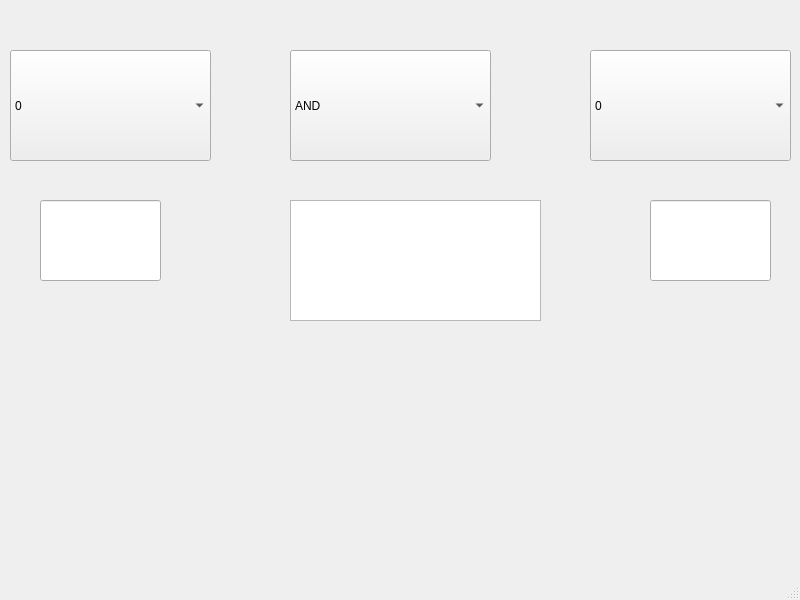
<?xml version="1.0" encoding="UTF-8"?>
<ui version="4.0">
 <class>MainWindow</class>
 <widget class="QMainWindow" name="MainWindow">
  <property name="geometry">
   <rect>
    <x>0</x>
    <y>0</y>
    <width>800</width>
    <height>600</height>
   </rect>
  </property>
  <property name="windowTitle">
   <string>MainWindow</string>
  </property>
  <widget class="QWidget" name="centralwidget">
   <widget class="QComboBox" name="operand1">
    <property name="geometry">
     <rect>
      <x>10</x>
      <y>50</y>
      <width>201</width>
      <height>111</height>
     </rect>
    </property>
    <item>
     <property name="text">
      <string>0</string>
     </property>
    </item>
    <item>
     <property name="text">
      <string>1</string>
     </property>
    </item>
   </widget>
   <widget class="QComboBox" name="operand2">
    <property name="geometry">
     <rect>
      <x>290</x>
      <y>50</y>
      <width>201</width>
      <height>111</height>
     </rect>
    </property>
    <item>
     <property name="text">
      <string>AND</string>
     </property>
    </item>
    <item>
     <property name="text">
      <string>OR</string>
     </property>
    </item>
    <item>
     <property name="text">
      <string>&lt;=&gt;</string>
     </property>
    </item>
    <item>
     <property name="text">
      <string>=&gt;</string>
     </property>
    </item>
    <item>
     <property name="text">
      <string>XOR</string>
     </property>
    </item>
    <item>
     <property name="text">
      <string>NOT</string>
     </property>
    </item>
   </widget>
   <widget class="QComboBox" name="operand3">
    <property name="geometry">
     <rect>
      <x>590</x>
      <y>50</y>
      <width>201</width>
      <height>111</height>
     </rect>
    </property>
    <item>
     <property name="text">
      <string>0</string>
     </property>
    </item>
    <item>
     <property name="text">
      <string>1</string>
     </property>
    </item>
   </widget>
   <widget class="QTextEdit" name="Result">
    <property name="geometry">
     <rect>
      <x>290</x>
      <y>200</y>
      <width>251</width>
      <height>121</height>
     </rect>
    </property>
    <property name="readOnly">
     <bool>true</bool>
    </property>
   </widget>
   <widget class="QLineEdit" name="reza">
    <property name="enabled">
     <bool>true</bool>
    </property>
    <property name="geometry">
     <rect>
      <x>40</x>
      <y>200</y>
      <width>121</width>
      <height>81</height>
     </rect>
    </property>
    <property name="acceptDrops">
     <bool>true</bool>
    </property>
    <property name="readOnly">
     <bool>true</bool>
    </property>
   </widget>
   <widget class="QLineEdit" name="rezb">
    <property name="geometry">
     <rect>
      <x>650</x>
      <y>200</y>
      <width>121</width>
      <height>81</height>
     </rect>
    </property>
    <property name="readOnly">
     <bool>true</bool>
    </property>
   </widget>
  </widget>
  <widget class="QMenuBar" name="menubar">
   <property name="geometry">
    <rect>
     <x>0</x>
     <y>0</y>
     <width>800</width>
     <height>22</height>
    </rect>
   </property>
  </widget>
  <widget class="QStatusBar" name="statusbar"/>
 </widget>
 <resources/>
 <connections/>
</ui>
